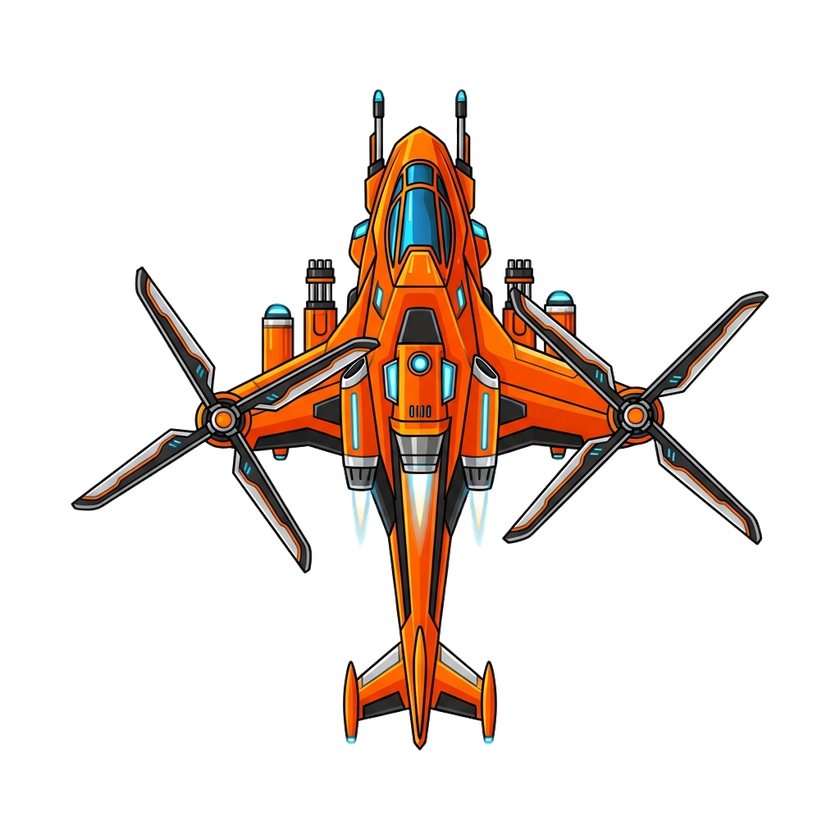
#> input picture helicopter_game/helicopter.png, 840 x 840 px, shrunk from 1024 x 1024 before the run, found by its file name
$ python rotate_image.py
#> lines starting #> are read from the running program, lines starting #| are printed output that depends on the picture
from PIL import Image
import os

def rotate_image(input_path, output_path, angle):
#> called with angle = 90
    try:
        img = Image.open(input_path)
#> img is the input picture: PIL image 840x840 RGBA; mean R, G, B, A 27.2, 17.2, 11.5, 46.2
        # Rotate counter-clockwise. If it faces right, we need 90 degrees CCW to face Up.
        # PIL rotate is counter-clockwise.
        rotated_img = img.rotate(angle, expand=True)
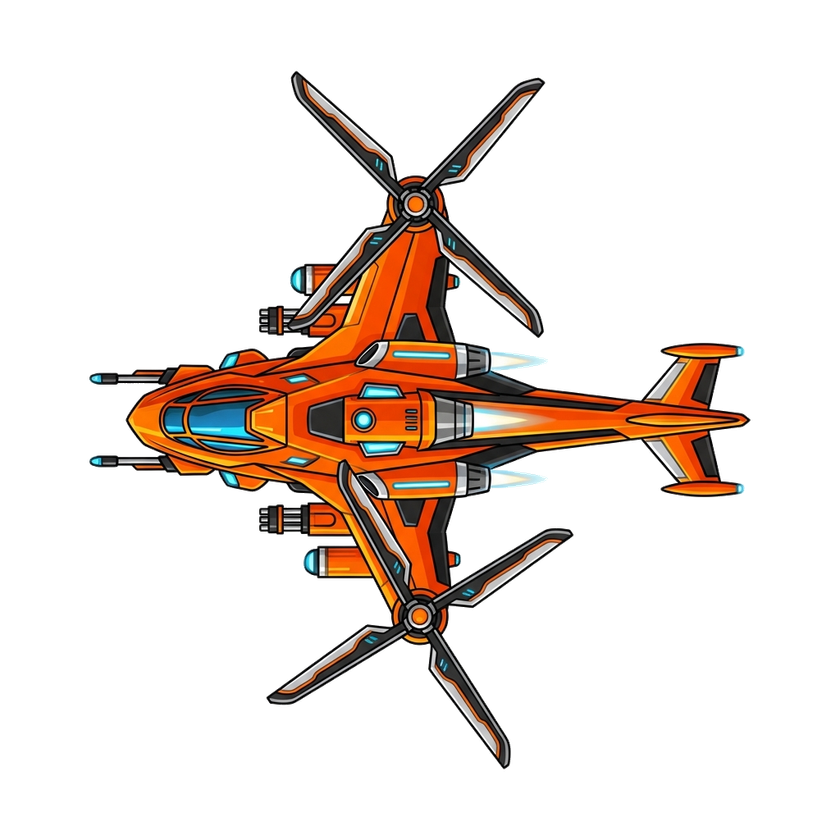
#> rotated_img: PIL image 840x840 RGBA; mean R, G, B, A 27.2, 17.2, 11.5, 46.2; transparent parts drawn white
        rotated_img.save(output_path, "PNG")
        print(f"Rotated {input_path} by {angle} degrees -> {output_path}")

    except Exception as e:
        print(f"Error processing {input_path}: {e}")

base_dir = "/Users/kshingu/antigravity/helicopter_game"
# Rotate 90 degrees (Right -> Up)
rotate_image(os.path.join(base_dir, "helicopter.png"), os.path.join(base_dir, "helicopter.png"), 90)

$ run again, with helicopter_game/tree.png copied over helicopter_game/helicopter.png
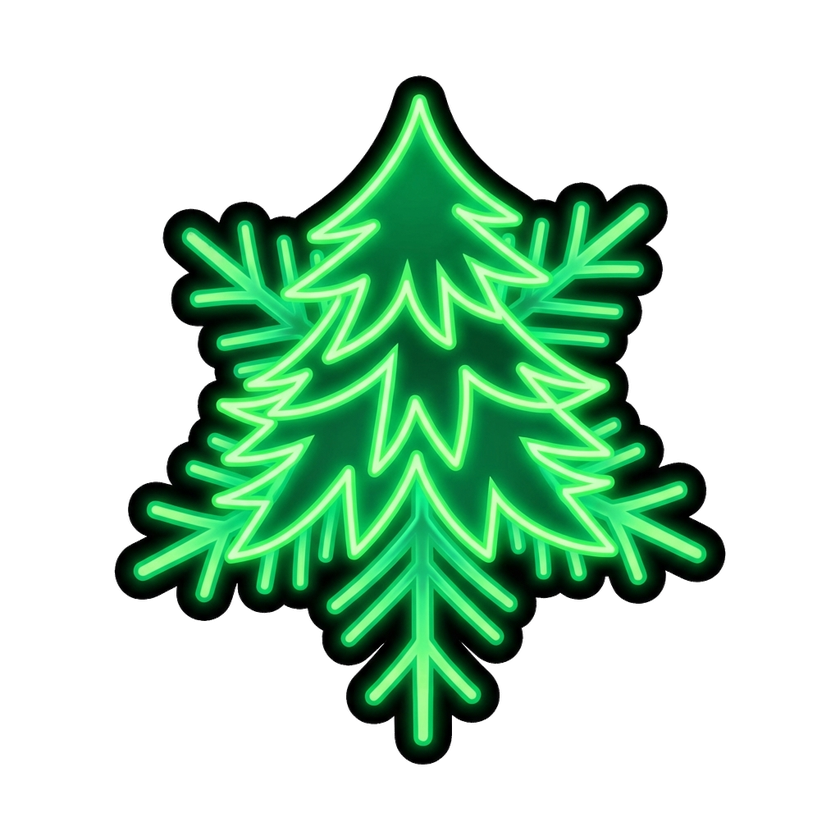
#> input picture helicopter_game/tree.png, 840 x 840 px, shrunk from 1024 x 1024 before the run, found by its file name
#> in rotate_image, img is the input picture: PIL image 840x840 RGBA; mean R, G, B, A 14.3, 49.5, 25.7, 85.4
#> in rotate_image, `rotated_img = img.rotate(angle, expand=True)`:
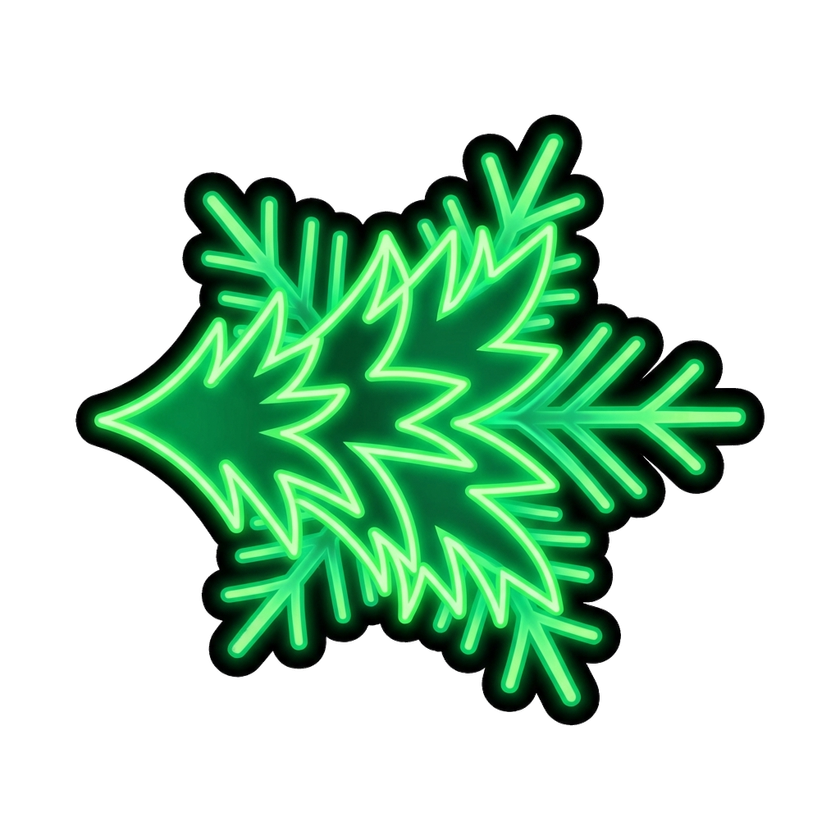
#> rotated_img: PIL image 840x840 RGBA; mean R, G, B, A 14.3, 49.5, 25.7, 85.4; transparent parts drawn white
